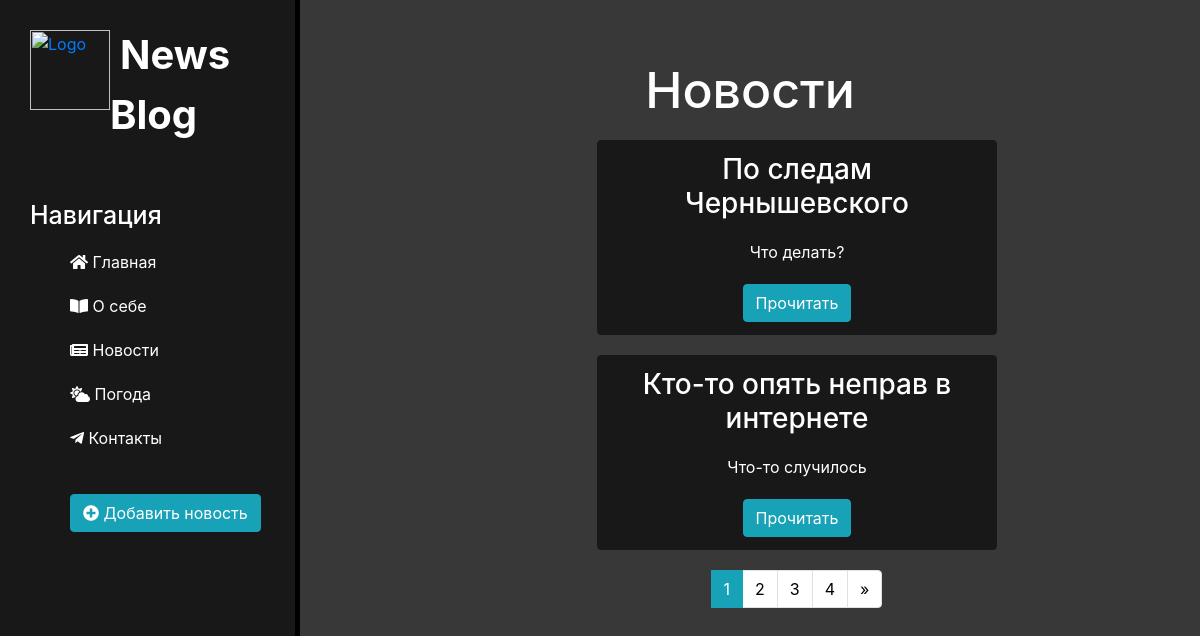
Before: /news/ with the older database file.
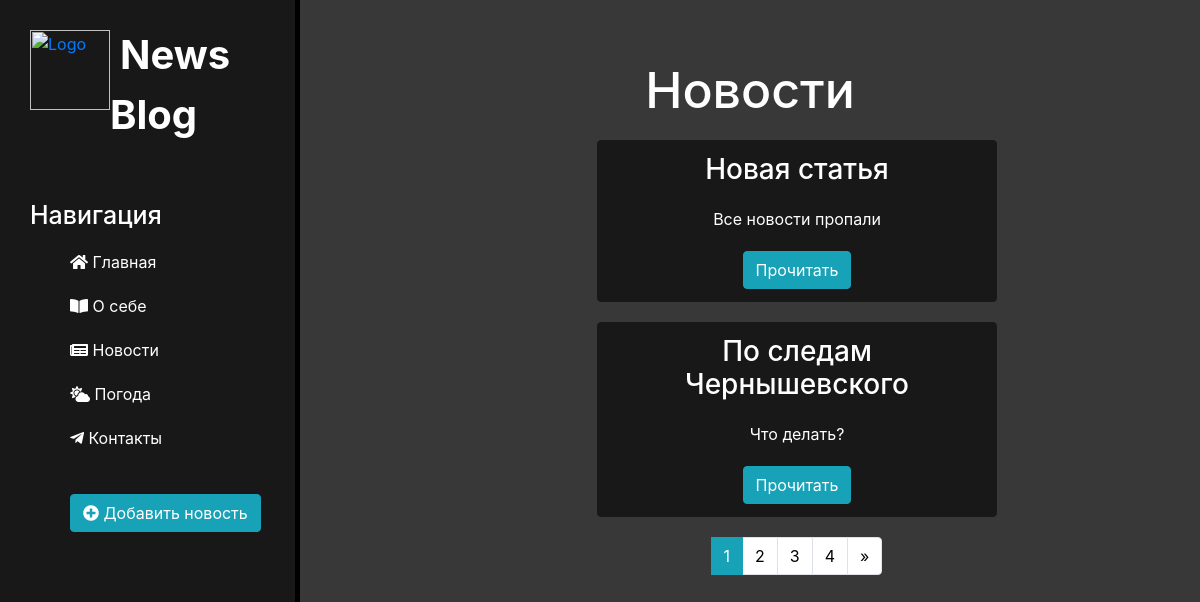
After: the same page with the newer database file.
### news/models.py (models this page shows, shortened)
class Articles(models.Model):
    title = models.CharField("Название", max_length=56)
    announce = models.CharField("Анонс", max_length=256)
    full_text = models.TextField("Текст статьи")
    date = models.DateTimeField("Дата и время", default=timezone.now)
    class Meta:
        verbose_name = "Новость"
        verbose_name_plural = "Новости"

### news/views.py (the view)
# urls.py: path('', views.NewsListView.as_view(), name='news_home'),
class NewsListView(ListView):
    model = Articles
    paginate_by = 2
    template_name = 'news/news_home.html'
    context_object_name = 'articles'
    ordering = ['-id']

### news/templates/news/news_home.html (shortened to what this page needs)
{% extends "main/layout.html" %}
{% block content %}
    <div class="features">
        <h1>Новости</h1>
        {% if articles %}
            {% for i in articles %}
                <div class="alert alert-warning">
                    <h3>{{ i.title }}</h3>
                    <p>{{ i.announce }}</p>
                    <a href="{% url 'news_detail' i.id %}" class="btn btn-info">Прочитать</a>
                </div>
            {% endfor %}
        {% else %}
            <p>У нас нет новостей сейчас</p>
        {% endif %}
        <div class="pagination_block">
            <nav aria-label="Page navigation example">
                <ul class="pagination justify-content-center">
                        {% for page in page_obj.paginator.page_range %}
                            <li class="page-item {% if page == page_obj.number %}active{% endif %}">
                                <a class="page-link" href="?page={{page}}">{{page}}</a>
                            </li>
                        {% endfor %}
                    <li class="page-item">
                        {% if page_obj.has_next %}
                            <a class="page-link" href="?page={{ page_obj.next_page_number }}" aria-label="Next">
                                <span aria-hidden="true">&raquo;</span>
                            </a>
                        {% endif %}
                    </li>
                </ul>
            </nav>
        </div>
    </div>
{% endblock %}

Changed rows visible on the page:
no longer on this page (row unchanged): Articles: title "Кто-то опять неправ в интернете", announce "Что-то случилось"
added Articles: title "Новая статья", announce "Все новости пропали"
